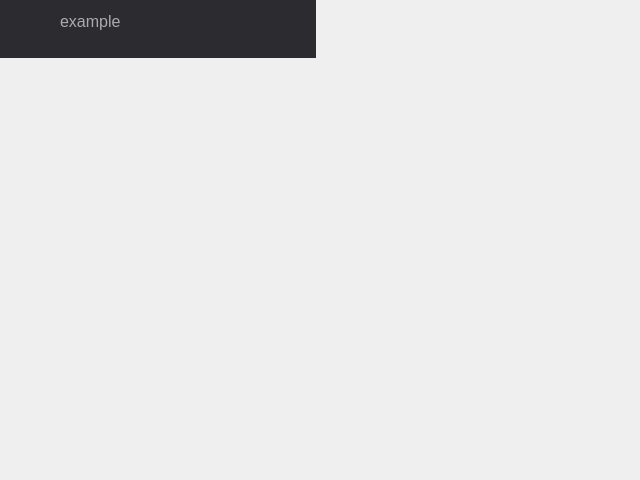
<?xml version="1.0" encoding="UTF-8"?>
<ui version="4.0">
 <class>WidgetItem</class>
 <widget class="QWidget" name="WidgetItem">
  <property name="geometry">
   <rect>
    <x>0</x>
    <y>0</y>
    <width>640</width>
    <height>480</height>
   </rect>
  </property>
  <property name="font">
   <font>
    <family>Times New Roman</family>
    <pointsize>48</pointsize>
   </font>
  </property>
  <property name="windowTitle">
   <string>Form</string>
  </property>
  <widget class="QWidget" name="background" native="true">
   <property name="geometry">
    <rect>
     <x>0</x>
     <y>0</y>
     <width>316</width>
     <height>58</height>
    </rect>
   </property>
   <property name="styleSheet">
    <string notr="true">background-color: rgb(44, 43, 48);
</string>
   </property>
   <widget class="QLabel" name="text">
    <property name="geometry">
     <rect>
      <x>60</x>
      <y>10</y>
      <width>251</width>
      <height>22</height>
     </rect>
    </property>
    <property name="font">
     <font>
      <pointsize>12</pointsize>
     </font>
    </property>
    <property name="styleSheet">
     <string notr="true">color: rgb(171, 171, 171);</string>
    </property>
    <property name="text">
     <string>example</string>
    </property>
   </widget>
   <widget class="QLabel" name="icon">
    <property name="geometry">
     <rect>
      <x>10</x>
      <y>10</y>
      <width>38</width>
      <height>38</height>
     </rect>
    </property>
    <property name="font">
     <font>
      <pointsize>8</pointsize>
     </font>
    </property>
    <property name="text">
     <string/>
    </property>
   </widget>
  </widget>
 </widget>
 <resources/>
 <connections/>
</ui>
